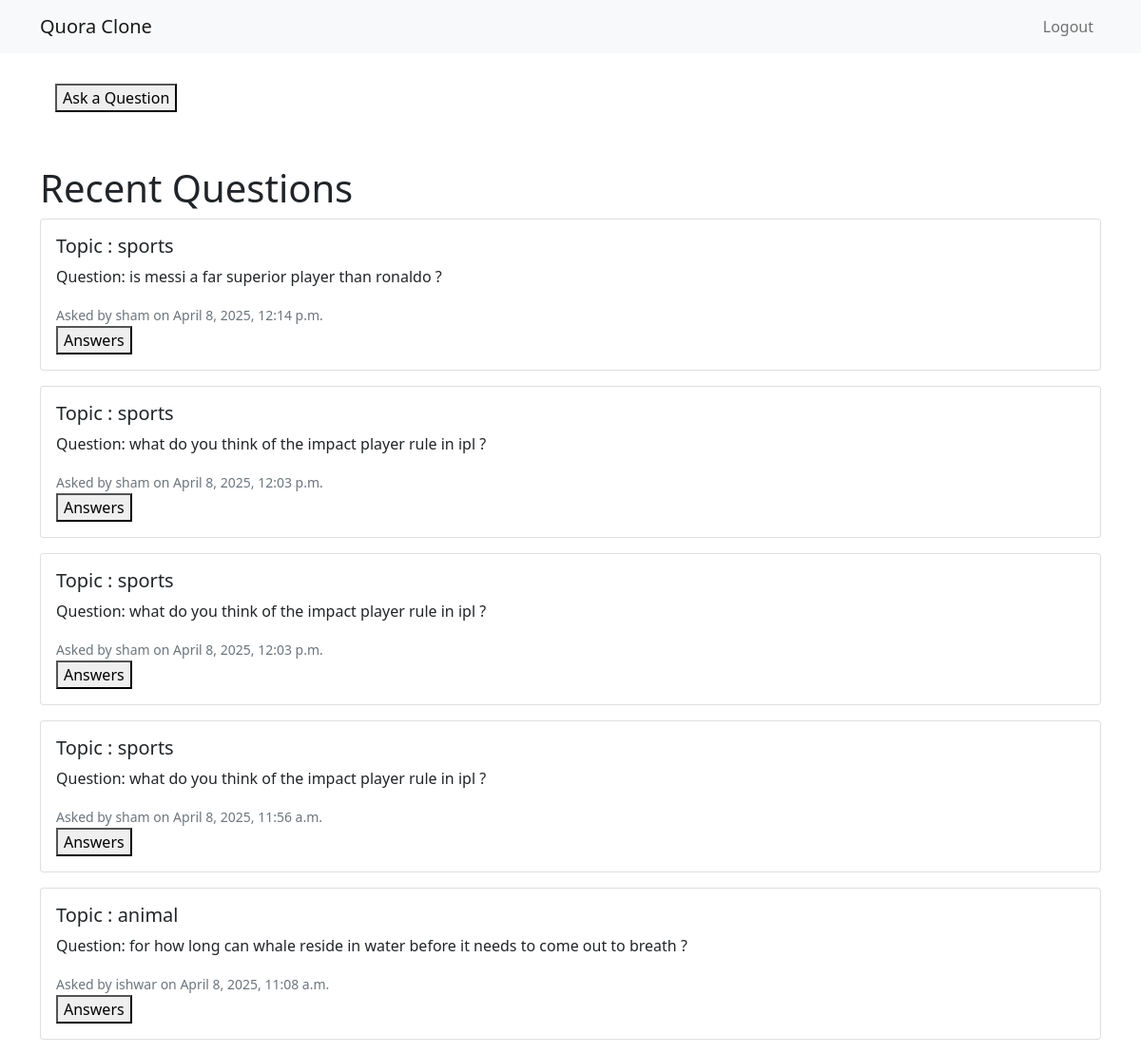
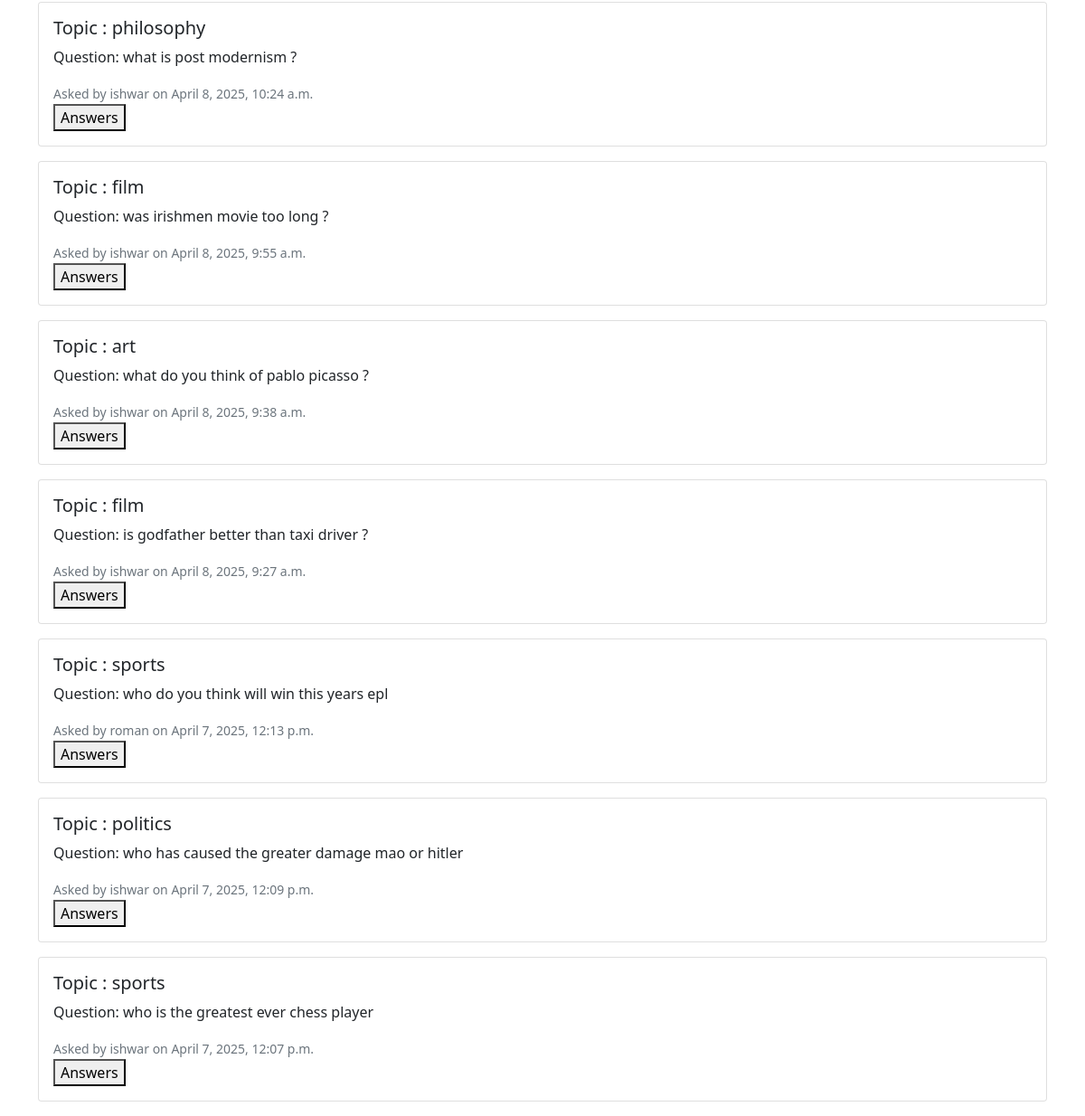
The app's page / (signed in) with its own data (2 pictures, top to bottom).
### questions/models.py (models this page shows, shortened)
class Question(models.Model):
    topic = models.CharField(max_length=200)
    question = models.TextField()
    author = models.ForeignKey(User, on_delete=models.CASCADE)
    created_at = models.DateTimeField(auto_now_add=True)
    updated_at = models.DateTimeField(auto_now=True)

### questions/views.py (the view)
# urls.py: path('', views.home, name='home'),
def home(request):
    questions = Question.objects.all().order_by('-created_at')
    return render(request, 'questions/home.html', {'questions': questions})

### questions/templates/questions/home.html
{% extends 'questions/base.html' %}
{% block content %}
    {% if user.is_authenticated %}
            <a class="nav-link" href="{% url 'ask_question' %}"><button>Ask a Question</button></a>
            {% else %}
            <a href="login"><button>Please login to ask questions</button></a>
            {% endif %}
            <br>
            <br>
    <h1>Recent Questions</h1>
    {% for question in questions %}
        <div class="card mb-3">
            <div class="card-body">
                <h5 class="card-title">
                  Topic : {{ question.topic }}
                </h5>
                <p class="card-text">Question: {{ question.question|truncatewords:50 }}</p>
                <small class="text-muted">Asked by {{ question.author.username }} on {{ question.created_at }}</small><br>
                <a href="{% url 'question_detail' question.pk %}"><button> Answers</button></a>
            </div>
        </div>
    {% endfor %}
{% endblock %}

### records on screen
Question: topic "sports", question "is messi a far superior player than ronaldo ?", author.username "sham", created_at "April 8, 2025, 12:14 p.m."
Question: topic "sports", question "what do you think of the impact player rule in ipl ?", author.username "sham", created_at "April 8, 2025, 12:03 p.m."
Question: topic "sports", question "what do you think of the impact player rule in ipl ?", author.username "sham", created_at "April 8, 2025, 12:03 p.m."
Question: topic "sports", question "what do you think of the impact player rule in ipl ?", author.username "sham", created_at "April 8, 2025, 11:56 a.m."
Question: topic "animal", question "for how long can whale reside in water before it needs to come out to breath ?", author.username "ishwar", created_at "April 8, 2025, 11:08 a.m."
Question: topic "philosophy", question "what is post modernism ?", author.username "ishwar", created_at "April 8, 2025, 10:24 a.m."
Question: topic "film", question "was irishmen movie too long ?", author.username "ishwar", created_at "April 8, 2025, 9:55 a.m."
Question: topic "art", question "what do you think of pablo picasso ?", author.username "ishwar", created_at "April 8, 2025, 9:38 a.m."
Question: topic "film", question "is godfather better than taxi driver ?", author.username "ishwar", created_at "April 8, 2025, 9:27 a.m."
Question: topic "sports", question "who do you think will win this years epl", author.username "roman", created_at "April 7, 2025, 12:13 p.m."
Question: topic "politics", question "who has caused the greater damage mao or hitler", author.username "ishwar", created_at "April 7, 2025, 12:09 p.m."
Question: topic "sports", question "who is the greatest ever chess player", author.username "ishwar", created_at "April 7, 2025, 12:07 p.m."
